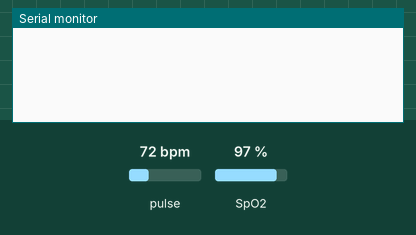
Recording of a sketch running on a simulated Arduino Uno, built with avr-gcc and run on an emulated ATmega328P. Shown: the last lines printed to the serial monitor. The test bench sets the inputs (shaded band); at power-on: pulse 72 bpm, SpO2 97 %.

Above: at 1.2 s.
1.3 s: pulse set to 42 bpm
At 3.4 s:
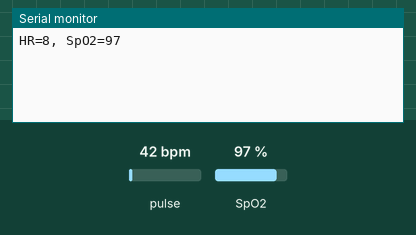
6.4 s: SpO2 set to 80 %
At 7.2 s:
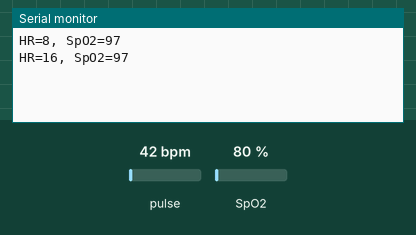
7.9 s: pulse set to 70 bpm
At 8.4 s:
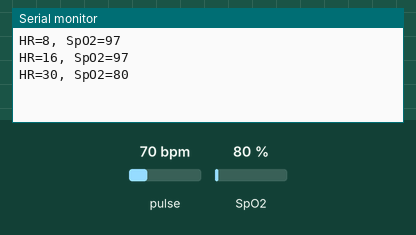
Timing chart, 0 to 10.9 s (numbered marks = the images above; inputs shaded):
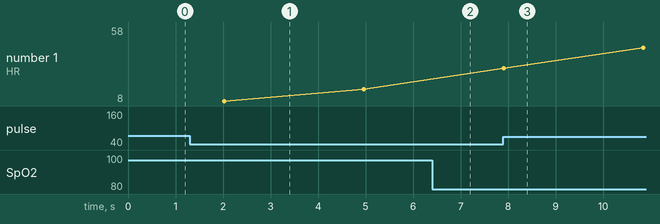

The sketch:

mac_spo_hr.ino
```cpp
#include <Wire.h>
#include "MAX30105.h"
#include "spo2_algorithm.h"

MAX30105 particleSensor;
#define BUFFER_SIZE 100
#define FINGER_THRESHOLD 30000

uint32_t irBuffer[BUFFER_SIZE];
uint32_t redBuffer[BUFFER_SIZE];
int32_t spo2, heartRate;
int8_t validSPO2, validHeartRate;

// Moving average filter for HR
const int HR_AVG_SIZE = 5;
int hrBuffer[HR_AVG_SIZE] = {0};
int hrIndex = 0;

void setup() {
  Serial.begin(115200);
  if (!particleSensor.begin(Wire, I2C_SPEED_FAST)) {
    Serial.println("MAX30102 not found!");
    while (1);
  }

  // Optimized settings
  particleSensor.setup(60, 8, 2, 400, 411, 4096);
}

void loop() {
  if (particleSensor.getIR() < FINGER_THRESHOLD) {
    Serial.println("Place finger on sensor");
    delay(500);
    return;
  }

  // Fill buffers
  for (int i = 0; i < BUFFER_SIZE; i++) {
    while (!particleSensor.available()) particleSensor.check();
    redBuffer[i] = particleSensor.getRed();
    irBuffer[i] = particleSensor.getIR();
    particleSensor.nextSample();
  }

  maxim_heart_rate_and_oxygen_saturation(irBuffer, BUFFER_SIZE, redBuffer, &spo2, &validSPO2, &heartRate, &validHeartRate);

  // Validate and smooth HR
  if (validHeartRate) {
    hrBuffer[hrIndex] = heartRate;
    hrIndex = (hrIndex + 1) % HR_AVG_SIZE;

    int avgHR = 0;
    for (int i = 0; i < HR_AVG_SIZE; i++) avgHR += hrBuffer[i];
    avgHR /= HR_AVG_SIZE;

    Serial.print("HR=");
    Serial.print(avgHR);
    Serial.print(", SpO2=");
    Serial.println(spo2);
  } else {
    Serial.println("Invalid reading. Hold steady.");
  }
  delay(1000);
}
```

Measured:
- after the input at 1.3 s, the serial monitor: prints a new line after 0.72 s (image 1)
- after the input at 7.9 s, the serial monitor: prints a new line at once (image 3)
- plotted number 1: 16 → 58 after the input at 7.9 s
